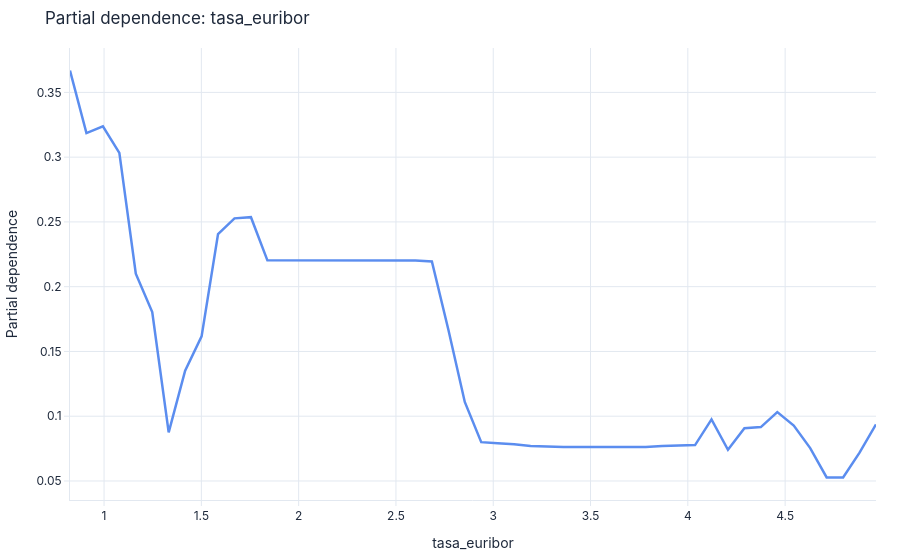

Source (notebook cell):
### Markdown cell above
**Lectura.** La curva de la edad **no es una línea recta**: la probabilidad es más alta en
los **jóvenes** y en los **mayores**, y más baja en la edad media — la clásica forma en U de este
negocio (estudiantes y jubilados contratan más depósitos). Un modelo lineal se lo habría perdido;
los árboles lo capturan solos.

## El PDP como análisis de sensibilidad: la tasa

Apliquemos el mismo gráfico a la **variable estrella** del modelo. Barrer la `tasa_euribor` de
punta a punta es preguntarle al modelo: *¿qué tan sensible es la contratación al momento de
tasas?* — casi un **análisis de escenarios** (¿cómo se vería la campaña en un mundo de tasas
altas?).

### Code cell
exp.plot_model(modelo_base, plot='pdp', feature='tasa_euribor')

### Figure 1 — Plotly figure (JSON) as saved in the notebook; plotly's stock layout.template omitted (floating-point values rounded to 4 significant figures)
{"data": [{"hovertemplate": "tasa_euribor: %{x:.3f}<br>PDP: %{y:.3f}<extra></extra>", "line": {"color": "#5B8DEF", "width": 2.5}, "mode": "lines", "name": "PDP (mean)", "type": "scatter", "x": [0.825, 0.9095, 0.9941, 1.079, 1.163, 1.248, 1.332, 1.417, 1.501, 1.586, 1.67, 1.755, 1.839, 1.924, 2.008, 2.093, 2.177, 2.262, 2.347, 2.431, 2.516, 2.6, 2.685, 2.769, 2.854, 2.938, 3.023, 3.107, 3.192, 3.276, 3.361, 3.445, 3.53, 3.615, 3.699, 3.784, 3.868, 3.953, 4.037, 4.122, 4.206, 4.291, 4.375, 4.46, 4.544, 4.629, 4.713, 4.798, 4.882, 4.967], "y": [0.3668, 0.3186, 0.3238, 0.3033, 0.21, 0.1804, 0.08756, 0.1351, 0.1616, 0.2406, 0.2527, 0.2537, 0.2203, 0.2203, 0.2203, 0.2203, 0.2203, 0.2203, 0.2203, 0.2204, 0.2203, 0.2202, 0.2195, 0.1669, 0.111, 0.07994, 0.07904, 0.07835, 0.07695, 0.07647, 0.07632, 0.07629, 0.07629, 0.07629, 0.07629, 0.07629, 0.07697, 0.07708, 0.07772, 0.09752, 0.0741, 0.09079, 0.09161, 0.1032, 0.09282, 0.07538, 0.05276, 0.05277, 0.07187, 0.09368]}], "layout": {"font": {"color": "#1E293B", "family": "Inter, system-ui, sans-serif", "size": 12}, "hoverlabel": {"bgcolor": "white", "bordercolor": "#E2E8F0", "font": {"family": "Inter, system-ui, sans-serif", "size": 12}}, "legend": {"bgcolor": "rgba(0,0,0,0)", "borderwidth": 0, "orientation": "h", "x": 0, "y": -0.18}, "margin": {"b": 48, "l": 56, "r": 24, "t": 48}, "paper_bgcolor": "rgba(0,0,0,0)", "plot_bgcolor": "rgba(0,0,0,0)", "showlegend": false, "title": {"text": "Partial dependence: tasa_euribor"}, "xaxis": {"automargin": true, "gridcolor": "#E2E8F0", "linecolor": "#E2E8F0", "tickcolor": "#E2E8F0", "ticks": "outside", "title": {"text": "tasa_euribor"}, "zerolinecolor": "#E2E8F0"}, "yaxis": {"automargin": true, "gridcolor": "#E2E8F0", "linecolor": "#E2E8F0", "tickcolor": "#E2E8F0", "ticks": "outside", "title": {"text": "Partial dependence"}, "zerolinecolor": "#E2E8F0"}}}
